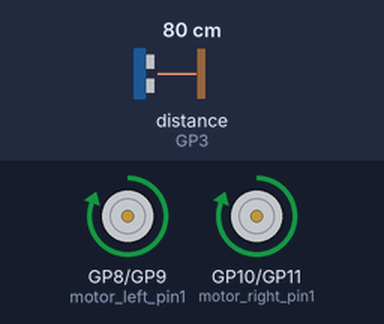
Recording of a program running on a simulated Raspberry Pi Pico running MicroPython. Shown: motor-driver pin pairs drawn as motors (green arrow = first pin HIGH = forward, orange = second pin HIGH = backward, longer = more drive). Inputs (shaded band) come from the test bench; at power-on: distance to the obstacle (sensor on GP3) 80 cm. The echo pulse lasts 58.3 µs per cm.

Above: at 1.2 s.
1.3 s: distance to the obstacle (sensor on GP3) set to 22 cm
3.2 s: distance to the obstacle (sensor on GP3) set to 17 cm
At 5.2 s:
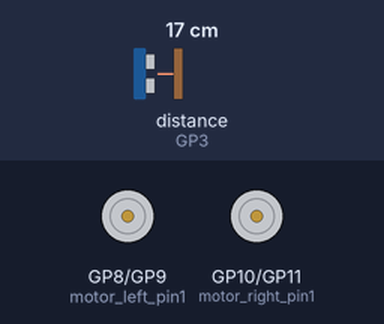
5.5 s: distance to the obstacle (sensor on GP3) set to 35 cm
At 6.9 s:
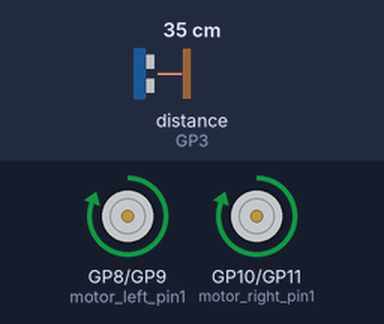
7.5 s: distance to the obstacle (sensor on GP3) set to 2 cm
At 8.5 s:
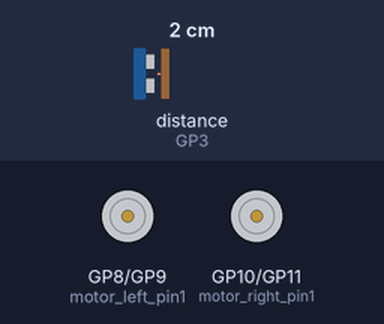
Timing chart, 0 to 10.5 s (numbered marks = the images above; inputs shaded):
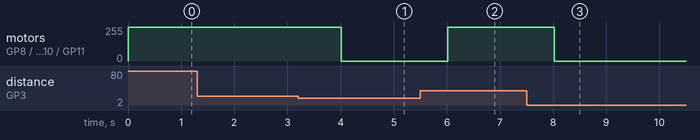

Measured:
- the behaviour switches between 20 and 19 cm on distance to the obstacle (sensor on GP3) (found by bisection; images 0 and 1)
- after the input at 1.3 s, every drawn part: stays the same
- after the input at 3.2 s, motor on GP8 (motor_left_pin1) / GP9 (motor_left_pin2), motor on GP10 (motor_right_pin1) / GP11 (motor_right_pin2): forward 255/255 → stopped after 0.82 s
- after the input at 5.5 s, motor on GP8 (motor_left_pin1) / GP9 (motor_left_pin2), motor on GP10 (motor_right_pin1) / GP11 (motor_right_pin2): stopped → forward 255/255 after 0.52 s
- after the input at 7.5 s, motor on GP8 (motor_left_pin1) / GP9 (motor_left_pin2), motor on GP10 (motor_right_pin1) / GP11 (motor_right_pin2): forward 255/255 → stopped after 0.52 s

The program:

Motor2.py
```python
import machine
import utime

# Define pins for motor control
MOTOR_LEFT_PIN1 = 8
MOTOR_LEFT_PIN2 = 9
MOTOR_RIGHT_PIN1 = 10
MOTOR_RIGHT_PIN2 = 11

# Define pins for ultrasonic sensor
ULTRASONIC_TRIGGER_PIN = 2
ULTRASONIC_ECHO_PIN = 3

# Initialize motor control pins as output pins
motor_left_pin1 = machine.Pin(MOTOR_LEFT_PIN1, machine.Pin.OUT)
motor_left_pin2 = machine.Pin(MOTOR_LEFT_PIN2, machine.Pin.OUT)
motor_right_pin1 = machine.Pin(MOTOR_RIGHT_PIN1, machine.Pin.OUT)
motor_right_pin2 = machine.Pin(MOTOR_RIGHT_PIN2, machine.Pin.OUT)

# Initialize ultrasonic sensor pins
ultrasonic_trigger_pin = machine.Pin(ULTRASONIC_TRIGGER_PIN, machine.Pin.OUT)
ultrasonic_echo_pin = machine.Pin(ULTRASONIC_ECHO_PIN, machine.Pin.IN)

# Function to measure distance using ultrasonic sensor
def measure_distance():
    # Send a 10us pulse to trigger the ultrasonic sensor
    ultrasonic_trigger_pin.on()
    utime.sleep_us(10)
    ultrasonic_trigger_pin.off()

    # Wait for the echo pin to go high and then low
    while not ultrasonic_echo_pin.value():
        pass
    start_time = utime.ticks_us()
    while ultrasonic_echo_pin.value():
        pass
    end_time = utime.ticks_us()

    # Calculate distance in cm
    duration = utime.ticks_diff(end_time, start_time)
    distance = duration / 58

    return distance

# Move forward continuously until an object is detected in a certain distance
while True:
    distance = measure_distance()

    if distance < 20:  # Stop if object is within 20cm
        motor_left_pin1.off()
        motor_left_pin2.off()
        motor_right_pin1.off()
        motor_right_pin2.off()
    else:
        motor_left_pin1.on()
        motor_left_pin2.off()
        motor_right_pin1.on()
        motor_right_pin2.off()

    utime.sleep(1)
```
